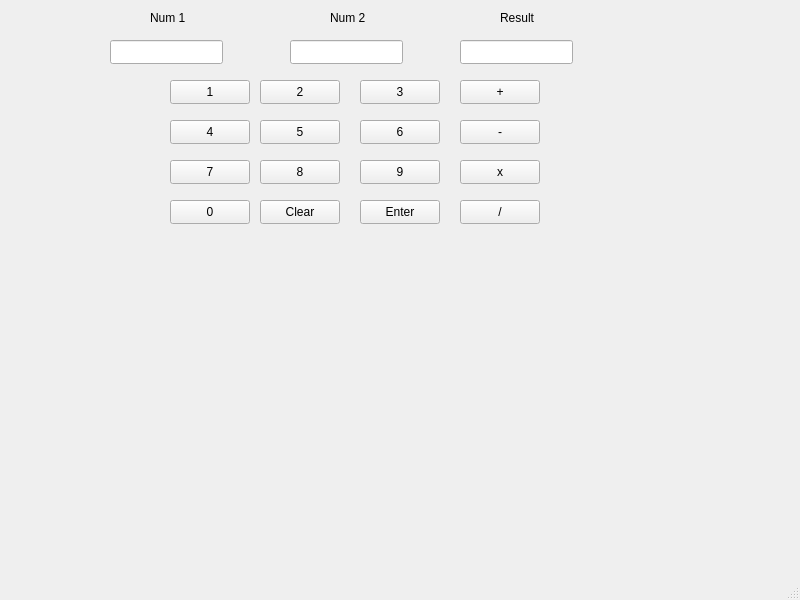
<?xml version="1.0" encoding="UTF-8"?>
<ui version="4.0">
 <class>laskuri</class>
 <widget class="QMainWindow" name="laskuri">
  <property name="geometry">
   <rect>
    <x>0</x>
    <y>0</y>
    <width>800</width>
    <height>600</height>
   </rect>
  </property>
  <property name="windowTitle">
   <string>laskuri</string>
  </property>
  <widget class="QWidget" name="centralwidget">
   <widget class="QLineEdit" name="Luku1">
    <property name="geometry">
     <rect>
      <x>110</x>
      <y>40</y>
      <width>113</width>
      <height>24</height>
     </rect>
    </property>
   </widget>
   <widget class="QLineEdit" name="Luku2">
    <property name="geometry">
     <rect>
      <x>290</x>
      <y>40</y>
      <width>113</width>
      <height>24</height>
     </rect>
    </property>
   </widget>
   <widget class="QLineEdit" name="Result">
    <property name="geometry">
     <rect>
      <x>460</x>
      <y>40</y>
      <width>113</width>
      <height>24</height>
     </rect>
    </property>
   </widget>
   <widget class="QPushButton" name="num1">
    <property name="geometry">
     <rect>
      <x>170</x>
      <y>80</y>
      <width>80</width>
      <height>24</height>
     </rect>
    </property>
    <property name="text">
     <string>1</string>
    </property>
   </widget>
   <widget class="QPushButton" name="num2">
    <property name="geometry">
     <rect>
      <x>260</x>
      <y>80</y>
      <width>80</width>
      <height>24</height>
     </rect>
    </property>
    <property name="text">
     <string>2</string>
    </property>
   </widget>
   <widget class="QPushButton" name="num3">
    <property name="geometry">
     <rect>
      <x>360</x>
      <y>80</y>
      <width>80</width>
      <height>24</height>
     </rect>
    </property>
    <property name="text">
     <string>3</string>
    </property>
   </widget>
   <widget class="QPushButton" name="num4">
    <property name="geometry">
     <rect>
      <x>170</x>
      <y>120</y>
      <width>80</width>
      <height>24</height>
     </rect>
    </property>
    <property name="text">
     <string>4</string>
    </property>
   </widget>
   <widget class="QPushButton" name="num5">
    <property name="geometry">
     <rect>
      <x>260</x>
      <y>120</y>
      <width>80</width>
      <height>24</height>
     </rect>
    </property>
    <property name="text">
     <string>5</string>
    </property>
   </widget>
   <widget class="QPushButton" name="num6">
    <property name="geometry">
     <rect>
      <x>360</x>
      <y>120</y>
      <width>80</width>
      <height>24</height>
     </rect>
    </property>
    <property name="text">
     <string>6</string>
    </property>
   </widget>
   <widget class="QPushButton" name="num7">
    <property name="geometry">
     <rect>
      <x>170</x>
      <y>160</y>
      <width>80</width>
      <height>24</height>
     </rect>
    </property>
    <property name="text">
     <string>7</string>
    </property>
   </widget>
   <widget class="QPushButton" name="num8">
    <property name="geometry">
     <rect>
      <x>260</x>
      <y>160</y>
      <width>80</width>
      <height>24</height>
     </rect>
    </property>
    <property name="text">
     <string>8</string>
    </property>
   </widget>
   <widget class="QPushButton" name="num9">
    <property name="geometry">
     <rect>
      <x>360</x>
      <y>160</y>
      <width>80</width>
      <height>24</height>
     </rect>
    </property>
    <property name="text">
     <string>9</string>
    </property>
   </widget>
   <widget class="QPushButton" name="num0">
    <property name="geometry">
     <rect>
      <x>170</x>
      <y>200</y>
      <width>80</width>
      <height>24</height>
     </rect>
    </property>
    <property name="text">
     <string>0</string>
    </property>
   </widget>
   <widget class="QPushButton" name="Clear">
    <property name="geometry">
     <rect>
      <x>260</x>
      <y>200</y>
      <width>80</width>
      <height>24</height>
     </rect>
    </property>
    <property name="text">
     <string>Clear</string>
    </property>
   </widget>
   <widget class="QPushButton" name="Enter">
    <property name="geometry">
     <rect>
      <x>360</x>
      <y>200</y>
      <width>80</width>
      <height>24</height>
     </rect>
    </property>
    <property name="text">
     <string>Enter</string>
    </property>
   </widget>
   <widget class="QPushButton" name="plus">
    <property name="geometry">
     <rect>
      <x>460</x>
      <y>80</y>
      <width>80</width>
      <height>24</height>
     </rect>
    </property>
    <property name="text">
     <string>+</string>
    </property>
   </widget>
   <widget class="QPushButton" name="minus">
    <property name="geometry">
     <rect>
      <x>460</x>
      <y>120</y>
      <width>80</width>
      <height>24</height>
     </rect>
    </property>
    <property name="text">
     <string>-</string>
    </property>
   </widget>
   <widget class="QPushButton" name="multiply">
    <property name="geometry">
     <rect>
      <x>460</x>
      <y>160</y>
      <width>80</width>
      <height>24</height>
     </rect>
    </property>
    <property name="text">
     <string>x</string>
    </property>
   </widget>
   <widget class="QPushButton" name="jako">
    <property name="geometry">
     <rect>
      <x>460</x>
      <y>200</y>
      <width>80</width>
      <height>24</height>
     </rect>
    </property>
    <property name="text">
     <string>/</string>
    </property>
   </widget>
   <widget class="QLabel" name="label">
    <property name="geometry">
     <rect>
      <x>150</x>
      <y>10</y>
      <width>49</width>
      <height>16</height>
     </rect>
    </property>
    <property name="text">
     <string>Num 1</string>
    </property>
   </widget>
   <widget class="QLabel" name="label_2">
    <property name="geometry">
     <rect>
      <x>330</x>
      <y>10</y>
      <width>49</width>
      <height>16</height>
     </rect>
    </property>
    <property name="text">
     <string>Num 2</string>
    </property>
   </widget>
   <widget class="QLabel" name="label_3">
    <property name="geometry">
     <rect>
      <x>500</x>
      <y>10</y>
      <width>49</width>
      <height>16</height>
     </rect>
    </property>
    <property name="text">
     <string>Result</string>
    </property>
   </widget>
  </widget>
  <widget class="QMenuBar" name="menubar">
   <property name="geometry">
    <rect>
     <x>0</x>
     <y>0</y>
     <width>800</width>
     <height>21</height>
    </rect>
   </property>
  </widget>
  <widget class="QStatusBar" name="statusbar"/>
 </widget>
 <resources/>
 <connections/>
</ui>
